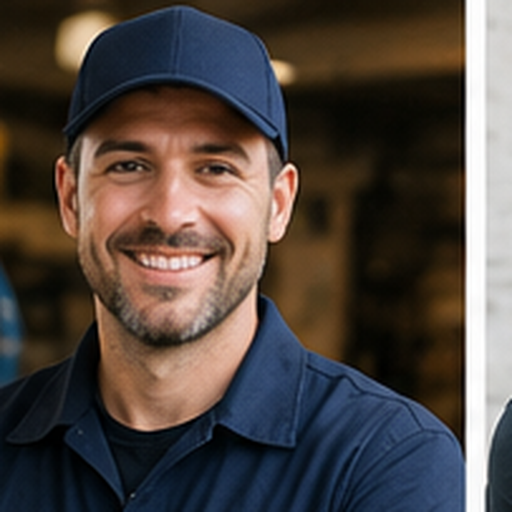
#> input picture backend/src/main/resources/demo/pronto_demo_profiles_50/professional_001.png, 512 x 512 px; its folder holds only this picture in this run
$ python rebuild_seed_photos.py
#> lines starting #> are read from the running program, lines starting #| are printed output that depends on the picture
"""Rebuilds the TEST/DEMO seed-ready professional profile photos.

Input  (never modified): backend/src/main/resources/demo/pronto_demo_profiles_50/
Output (regenerated):   backend/src/main/resources/demo/profile-photos/

Why this script exists
----------------------
The supplied folder is not 50 portraits. It is two different things:

* ``professional_026.png`` .. ``professional_050.png`` (25 files) really are single,
  correctly-framed portraits.
* ``professional_001.png`` .. ``professional_025.png`` (25 files) are 512x512 tiles cut out
  of a *larger 6-across contact collage* at the wrong boundaries. Individually each one
  holds fragments of two or three different people (split faces, headless torsos), so none
  of them is usable as a profile photo on its own.

Those 25 tiles are laid out row-major, 5 per row, so pasting them into a 5x5 / 2560x2560
mosaic puts each one back where it belongs, and the collage's own white gutters then give the
cell rectangles. Four of the collage's six columns land wholly (or all-but-a-background-sliver)
inside a single tile and come back as complete, correctly framed portraits. The other two do
not, and are dropped rather than shipped:

* collage column 3 straddles the tile seam at x=1024 and is headless — the head is simply not
  present anywhere in the supplied files;
* collage column 4 straddles the seam at x=1536, which runs down the middle of the subject's
  face; the two halves do not register, so the recovered face is visibly spliced.

The tiles are therefore not a lossless cut of the sheet: some source content is missing. What
survives is 4 columns x 5 rows = 20 recovered portraits, every one of which was reviewed by
eye before being accepted.

20 recovered + 25 already-clean = 45 seed-ready photos.

Run:  python backend/tools/demo-profile-photos/rebuild_seed_photos.py
"""

from __future__ import annotations

import json
from pathlib import Path

import numpy as np
from PIL import Image

ROOT = Path(__file__).resolve().parents[3]
SOURCE_DIR = ROOT / "backend/src/main/resources/demo/pronto_demo_profiles_50"
OUTPUT_DIR = ROOT / "backend/src/main/resources/demo/profile-photos"

TILE = 512
MOSAIC_COLUMNS = 5
MOSAIC_ROWS = 5

# Cell rectangles of the reconstructed collage, measured from its own white gutters
# (columns are stable across every row band; row heights taper slightly, as in the source).
COLLAGE_COLUMNS = [(0, 472), (478, 845), (851, 1242), (1253, 1635), (1641, 2042), (2050, 2560)]
COLLAGE_ROWS = [(0, 565), (580, 1126), (1141, 1630), (1645, 2097), (2111, 2560)]

# Collage columns 3 and 4 (0-based 2 and 3) straddle a tile seam the supplied files do not
# reconstruct across — headless and face-spliced respectively. See the module docstring.
UNUSABLE_COLLAGE_COLUMNS = {2, 3}

CLEAN_SOURCE_RANGE = range(26, 51)

OUTPUT_SIZE = 512
JPEG_QUALITY = 88

# Floor on how far the face-centring crop may shrink the largest available square.
MIN_CROP_RATIO = 0.72


# [61 lines left out: functions trim_border, face_centre_x, to_square_portrait, not called in this run]


def build_mosaic() -> Image.Image:
    mosaic = Image.new("RGB", (MOSAIC_COLUMNS * TILE, MOSAIC_ROWS * TILE))
#> mosaic: PIL image 2560x2560 RGB; every value is 0
    for i in range(MOSAIC_COLUMNS * MOSAIC_ROWS):
        row, column = divmod(i, MOSAIC_COLUMNS)
        tile = Image.open(SOURCE_DIR / f"professional_{i + 1:03d}.png").convert("RGB")
#> tile is the input picture: PIL image 512x512 RGB; mean R, G, B 79.6, 70, 64.8
        mosaic.paste(tile, (column * TILE, row * TILE))
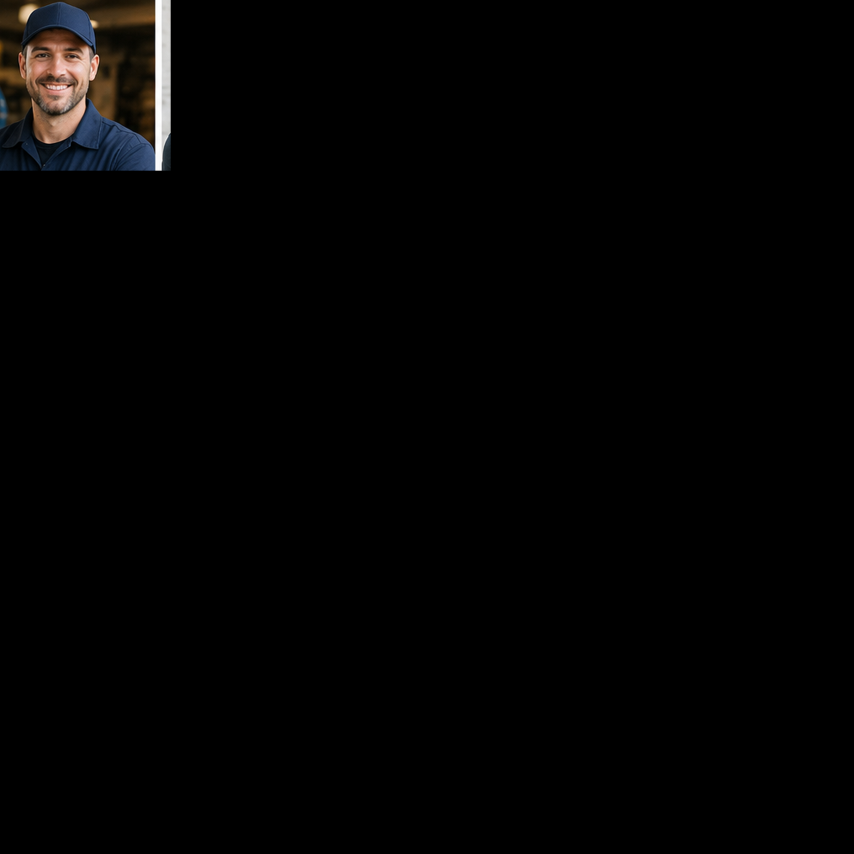
#> mosaic: PIL image 2560x2560 RGB (shown at 1/3 size); mean R, G, B 3.2, 2.8, 2.6
    return mosaic


def main() -> None:
    OUTPUT_DIR.mkdir(parents=True, exist_ok=True)
    for stale in OUTPUT_DIR.glob("professional_*.jpg"):
        stale.unlink()

    provenance: list[dict[str, str]] = []
    mosaic = build_mosaic()

    number = 0
    for row_index, (y0, y1) in enumerate(COLLAGE_ROWS):
        for column_index, (x0, x1) in enumerate(COLLAGE_COLUMNS):
            if column_index in UNUSABLE_COLLAGE_COLUMNS:
                continue
            number += 1
            cell = trim_border(mosaic.crop((x0, y0, x1, y1)))
            name = f"professional_{number:03d}.jpg"
            to_square_portrait(cell).save(OUTPUT_DIR / name, "JPEG", quality=JPEG_QUALITY, optimize=True)
            provenance.append({
                "file": name,
                "origin": "recovered",
                "cell": f"r{row_index + 1}c{column_index + 1}",
            })

    for source_number in CLEAN_SOURCE_RANGE:
        source_name = f"professional_{source_number:03d}.png"
        cell = trim_border(Image.open(SOURCE_DIR / source_name).convert("RGB"))
        name = f"professional_{source_number:03d}.jpg"
        to_square_portrait(cell).save(OUTPUT_DIR / name, "JPEG", quality=JPEG_QUALITY, optimize=True)
        provenance.append({"file": name, "origin": "supplied", "source": source_name})

    (OUTPUT_DIR / "PROVENANCE.json").write_text(
        json.dumps(provenance, indent=2) + "\n", encoding="utf-8")
    print(f"wrote {len(provenance)} photos to {OUTPUT_DIR}")


if __name__ == "__main__":
#> (the run stopped early here; a loop or call above may not have finished)
